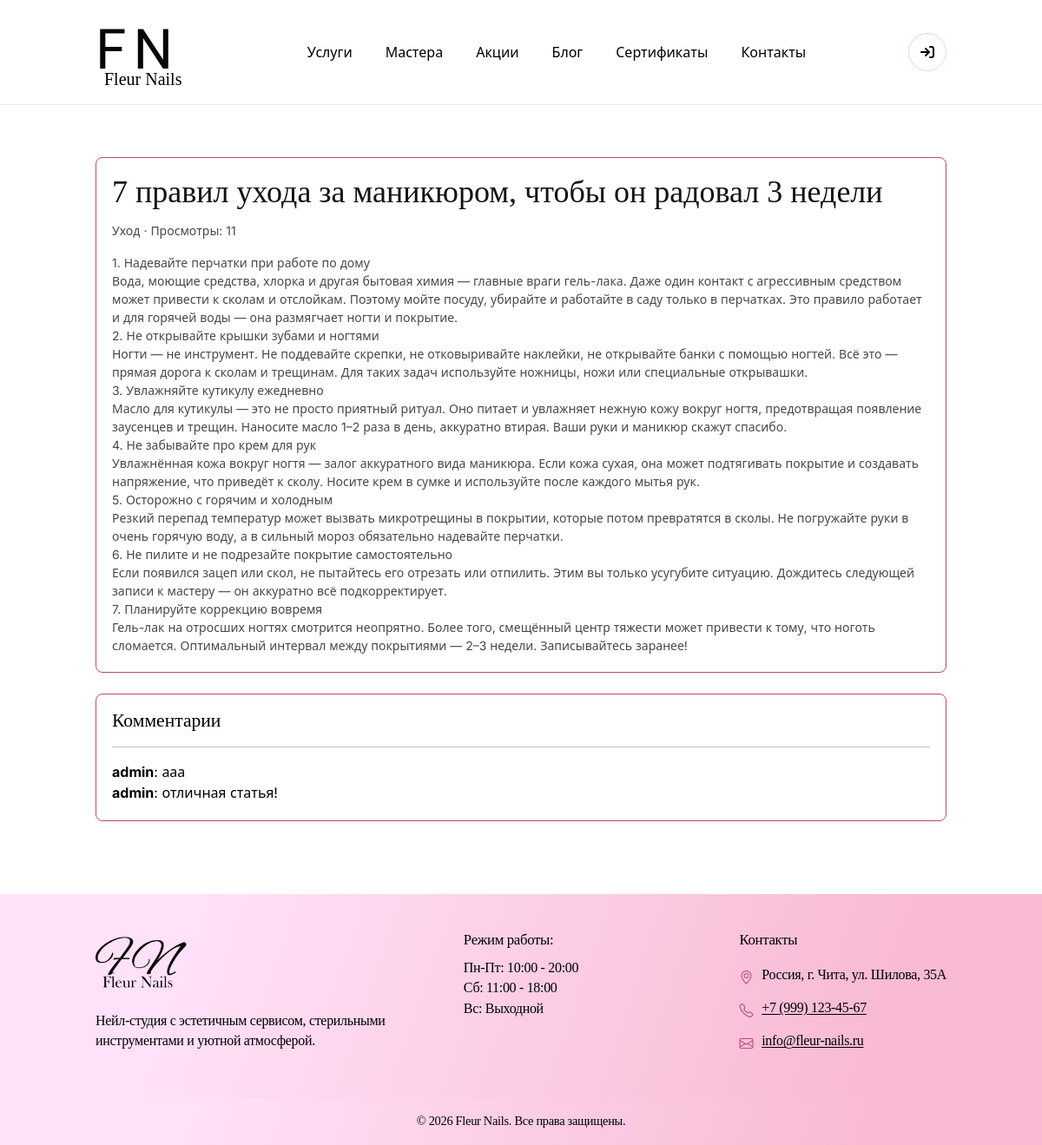
The page /blog/manicur/ on the database its author committed.
### main/models.py (models this page shows, shortened)
class BlogPost(models.Model):
    MODERATION_CHOICES = [
        ("pending", "На модерации"),
        ("approved", "Одобрено"),
        ("rejected", "Отклонено"),
    ]
    CATEGORY_CHOICES = [
        ("care", "Уход"),
        ("design", "Дизайны"),
        ("tips", "Советы"),
        ("news", "Новости"),
    ]
    title = models.CharField("Заголовок", max_length=250)
    slug = models.SlugField("Slug", unique=True)
    content = models.TextField("Содержание")
    excerpt = models.TextField("Краткое описание")
    image = models.ImageField("Изображение", upload_to="blog/", blank=True, null=True)
    category = models.CharField("Категория", max_length=20, choices=CATEGORY_CHOICES)
    author = models.ForeignKey(Master, on_delete=models.SET_NULL, null=True, blank=True, related_name="blog_posts")
    views = models.IntegerField("Просмотры", default=0)
    is_published = models.BooleanField("Опубликовано", default=False)
    moderation_status = models.CharField(
        "Статус модерации",
        max_length=20,
        choices=MODERATION_CHOICES,
        default="pending",
    )
    created_at = models.DateTimeField("Дата создания", auto_now_add=True)
    class Meta:
        verbose_name = "Статья блога"
        verbose_name_plural = "Статьи блога"
        ordering = ["-created_at"]

class BlogComment(models.Model):
    post = models.ForeignKey(BlogPost, on_delete=models.CASCADE, related_name="comments")
    user = models.ForeignKey(CustomUser, on_delete=models.CASCADE)
    text = models.TextField("Комментарий")
    created_at = models.DateTimeField("Создано", auto_now_add=True)
    is_approved = models.BooleanField("Одобрен", default=True)
    class Meta:
        verbose_name = "Комментарий к статье"
        verbose_name_plural = "Комментарии к статьям"
        ordering = ["-created_at"]

### users/models.py (models this page shows, shortened)
class CustomUser(AbstractUser):
    class Role(models.TextChoices):
        CLIENT = 'CLIENT', 'Клиент'
        MASTER = 'MASTER', 'Мастер'
        ADMIN = 'ADMIN', 'Администратор'
    role = models.CharField(
        max_length=50,
        choices=Role.choices,
        default=Role.CLIENT,
        verbose_name='Роль'
    )
    phone = models.CharField(
        max_length=20,
        blank=True,
        verbose_name='Номер телефона'
    )
    avatar = models.ImageField(
        'Аватар',
        upload_to='avatars/',
        blank=True,
        null=True
    )
    class Meta:
        verbose_name = 'Пользователь'
        verbose_name_plural = 'Пользователи'

### main/views.py (the view)
# urls.py: path('blog/<slug:slug>/', views.blog_detail, name='blog_detail'),
def blog_detail(request, slug):
    post = get_object_or_404(BlogPost, slug=slug, is_published=True, moderation_status="approved")
    post.views += 1
    post.save(update_fields=["views"])
    if request.method == "POST" and request.user.is_authenticated:
        comment_form = BlogCommentForm(request.POST)
        if comment_form.is_valid():
            comment = comment_form.save(commit=False)
            comment.user = request.user
            comment.post = post
            comment.save()
            return redirect("main:blog_detail", slug=slug)
    else:
        comment_form = BlogCommentForm()
    return render(
        request,
        "main/blog_detail.html",
        {
            "post": post,
            "comment_form": comment_form,
            "similar_posts": BlogPost.objects.filter(category=post.category, is_published=True).exclude(id=post.id)[:3],
        },
    )

### templates/main/blog_detail.html (shortened to what this page needs)
{% extends 'main/base.html' %}
{% block content %}
<div class="fn-container fn-inner-page">
    <section class="fn-section">
    <article class="fn-card mb-4">
        <div class="fn-card__body">
            <h1 class="fn-inner-page__title">{{ post.title }}</h1>
            <p class="fn-card__meta mt-2">{{ post.get_category_display }} · Просмотры: {{ post.views }}</p>
            <div class="fn-card__meta mt-3">{{ post.content|linebreaks }}</div>
        </div>
    </article>
    <section class="fn-card mb-4">
        <div class="fn-card__body">
        <h2 class="fn-inner-page__subtitle mb-3" style="margin-top:0;">Комментарии</h2>
        <hr>
        {% for c in post.comments.all %}
            {% if c.is_approved %}
                <p>
                    <strong>{{ c.user.username }}</strong>: {{ c.text }}
                </p>
            {% endif %}
        {% empty %}
            <p>Комментариев пока нет.</p>
        {% endfor %}
        </div>
    </section>
    </section>
</div>
{% endblock %}

### static/css/globals.css (style rules this page uses)
*, *::before, *::after { box-sizing: border-box; }
html, body { height: 100%; }
body { margin: 0; background: #ffffff; color: #000000; -webkit-font-smoothing: antialiased; -moz-osx-font-smoothing: grayscale; }
:root { --fn-bg: #ffffff; --fn-text: #000000; --fn-muted: rgba(0, 0, 0, 0.72); --fn-figma-border: #bb4775; --fn-figma-cta-fill: #ffd2e3; --fn-figma-cta-alt: #f8bbd3; --fn-figma-heading: #121212; --fn-figma-logo: #060606; --fn-accent: var(--fn-figma-border); --fn-accent-2: #c8b6e2; --fn-border: rgba(187, 71, 117, 0.35); --fn-border-soft: rgba(187, 71, 117, 0.25); --fn-radius-lg: 40px; --fn-radius-md: 24px; --fn-radius-sm: 16px; --fn-radius-ui: 8px; --fn-radius-btn-sm: 4px; --fn-shadow: 0 6px 24px rgba(187, 71, 117, 0.12); --fn-shadow-soft: 0 4px 20px rgba(0, 0, 0, 0.06); --fn-font-brand: "Alex Brush", cursive; --fn-font-title: "Libre Baskerville", "Baskerville Old Face", Georgia, "Times New Roman", serif; --fn-font-body: "Inter", system-ui, -apple-system, Segoe UI, Roboto, Arial, sans-serif; --fn-pink: var(--fn-figma-cta-fill); --fn-pink-soft: #ffe1f9; --fn-pink-deep: var(--fn-figma-border); --fn-pink-border: var(--fn-figma-border); --fn-pink-hover: #a63d66; --fn-input-autofill-bg: #fef5fa; }
body { font-family: var(--fn-font-body); }
h1, h2, h3, h4, h5, h6 { font-family: var(--fn-font-title); margin: 0; }
p { margin: 0; }
.fn-container { width: 100%; max-width: 1440px; margin: 0 auto; padding: 0 110px; }

### static/css/style.css (style rules this page uses)
.fn-section { padding: 60px 0; }
.fn-card { border: 1px solid var(--fn-border); border-radius: var(--fn-radius-md); background: #fff; box-shadow: var(--fn-shadow); overflow: hidden; }
.fn-card__body { padding: 18px 18px 20px; }
.fn-card__meta { font-family: var(--fn-font-body); font-size: 14px; color: var(--fn-muted); }
.fn-inner-page__title { font-family: var(--fn-font-title); font-size: clamp(1.75rem, 3vw, 2.8125rem); font-weight: 400; color: var(--fn-figma-heading); margin-bottom: 0.75rem; }
.fn-inner-page__subtitle { font-family: var(--fn-font-title); font-size: 1.35rem; font-weight: 400; color: var(--fn-text); margin-top: 1.5rem; margin-bottom: 0.75rem; }
.fn-page-site .fn-card { border: 1px solid var(--fn-figma-border); border-radius: var(--fn-radius-ui); box-shadow: none; }

### rows shown on the page
BlogPost: title "7 правил ухода за маникюром, чтобы он радовал 3 недели", category "Уход", views "11", content "1. Надевайте перчатки при работе по дому Вода, моющие средства, хлорка и другая бытовая химия — главные враги гель-лака. Даже один контакт с агрессивным средством может привести к сколам и отслойкам. Поэтому мойте посуду, убирайте и работайте в саду только в перчатках. Это правило работает и для горячей воды — она размягчает ногти и покрытие. 2. Не открывайте крышки зубами и ногтями Ногти — не инструмент. Не поддевайте скрепки, не отковыривайте наклейки, не открывайте банки с помощью ногтей. Всё это — прямая дорога к сколам и трещинам. Для таких задач используйте ножницы, ножи или специальные открывашки. 3. Увлажняйте кутикулу ежедневно Масло для кутикулы — это не просто приятный ритуал.…"
BlogComment: user.username "admin", text "ааа"
BlogComment: user.username "admin", text "отличная статья!"
